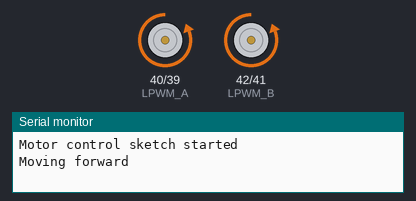
The sketch below on a simulated ESP32. On the bench: motor-driver pin pairs drawn as motors (green arrow = first pin HIGH = forward, orange = second pin HIGH = backward, longer = more drive), the last lines printed to the serial monitor.

Above: at 1.0 s.
At 2.5 s:
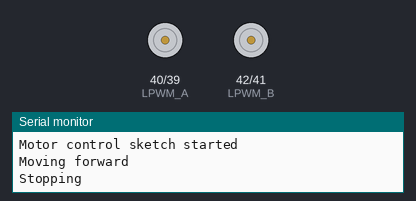
At 4.0 s:
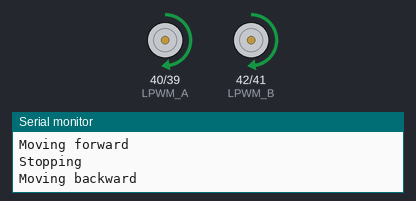
Timing chart, 0 to 7.8 s (numbered marks = the images above):
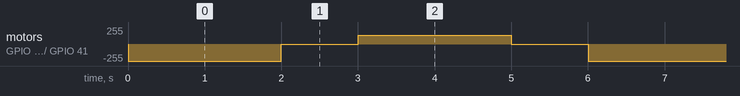

Measured:
- by itself, motor on GPIO 40 (LPWM_A) / GPIO 39 (RPWM_A), motor on GPIO 42 (LPWM_B) / GPIO 41 (RPWM_B): repeats every 6.0 s: stopped 1.0 s, forward 128/255 2.0 s, stopped 1.0 s, backward 255/255 2.0 s

The sketch:

esp32.ino
```cpp
// Motor A (Left) Pins
#define RPWM_A 39
#define LPWM_A 40

// Motor B (Right) Pins
#define RPWM_B 41
#define LPWM_B 42

void setup() {
  // Set all motor control pins as outputs
  pinMode(RPWM_A, OUTPUT);
  pinMode(LPWM_A, OUTPUT);
  pinMode(RPWM_B, OUTPUT);
  pinMode(LPWM_B, OUTPUT);

  // Initialize Serial communication for debugging
  Serial.begin(115200);
  Serial.println("Motor control sketch started");

  // Stop motors initially
  stopMotors();
}

void loop() {
  // Example sequence:

  // Move forward at full speed for 2 seconds
  Serial.println("Moving forward");
  moveForward(255);
  delay(2000);

  // Stop for 1 second
  Serial.println("Stopping");
  stopMotors();
  delay(1000);

  // Move backward at half speed for 2 seconds
  Serial.println("Moving backward");
  moveBackward(128);
  delay(2000);

  // Stop for 1 second
  Serial.println("Stopping");
  stopMotors();
  delay(1000);
}

// Function to move both motors forward
void moveForward(int speed) {
  // Motor A forward
  analogWrite(LPWM_A, 0);
  analogWrite(RPWM_A, speed);

  // Motor B forward
  analogWrite(LPWM_B, 0);
  analogWrite(RPWM_B, speed);
}

// Function to move both motors backward
void moveBackward(int speed) {
  // Motor A backward
  analogWrite(RPWM_A, 0);
  analogWrite(LPWM_A, speed);

  // Motor B backward
  analogWrite(RPWM_B, 0);
  analogWrite(LPWM_B, speed);
}

// Function to stop both motors
void stopMotors() {
  // Stop Motor A
  analogWrite(RPWM_A, 0);
  analogWrite(LPWM_A, 0);

  // Stop Motor B
  analogWrite(RPWM_B, 0);
  analogWrite(LPWM_B, 0);
}
```
